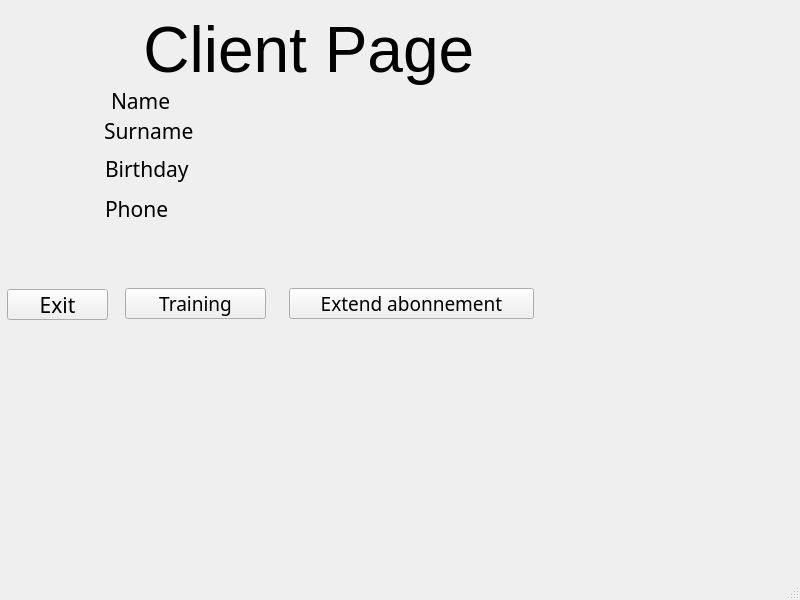
<?xml version="1.0" encoding="UTF-8"?>
<ui version="4.0">
 <class>clientForm</class>
 <widget class="QMainWindow" name="clientForm">
  <property name="geometry">
   <rect>
    <x>0</x>
    <y>0</y>
    <width>800</width>
    <height>600</height>
   </rect>
  </property>
  <property name="windowTitle">
   <string>MainWindow</string>
  </property>
  <widget class="QWidget" name="centralwidget">
   <widget class="QPushButton" name="buyButton">
    <property name="geometry">
     <rect>
      <x>289</x>
      <y>288</y>
      <width>245</width>
      <height>31</height>
     </rect>
    </property>
    <property name="font">
     <font>
      <family>MV Boli</family>
      <pointsize>14</pointsize>
     </font>
    </property>
    <property name="text">
     <string>Extend abonnement</string>
    </property>
   </widget>
   <widget class="QPushButton" name="trainButton">
    <property name="geometry">
     <rect>
      <x>125</x>
      <y>288</y>
      <width>141</width>
      <height>31</height>
     </rect>
    </property>
    <property name="font">
     <font>
      <family>MV Boli</family>
      <pointsize>14</pointsize>
     </font>
    </property>
    <property name="text">
     <string>Training</string>
    </property>
   </widget>
   <widget class="QLabel" name="label">
    <property name="geometry">
     <rect>
      <x>90</x>
      <y>0</y>
      <width>536</width>
      <height>100</height>
     </rect>
    </property>
    <property name="font">
     <font>
      <family>MS Shell Dlg 2</family>
      <pointsize>48</pointsize>
     </font>
    </property>
    <property name="text">
     <string>   Client Page</string>
    </property>
   </widget>
   <widget class="QPushButton" name="clientExitButton">
    <property name="geometry">
     <rect>
      <x>7</x>
      <y>289</y>
      <width>101</width>
      <height>31</height>
     </rect>
    </property>
    <property name="font">
     <font>
      <family>MV Boli</family>
      <pointsize>16</pointsize>
     </font>
    </property>
    <property name="text">
     <string>Exit</string>
    </property>
   </widget>
   <widget class="QLabel" name="label_2">
    <property name="geometry">
     <rect>
      <x>111</x>
      <y>90</y>
      <width>120</width>
      <height>21</height>
     </rect>
    </property>
    <property name="font">
     <font>
      <family>MV Boli</family>
      <pointsize>16</pointsize>
     </font>
    </property>
    <property name="text">
     <string>Name</string>
    </property>
   </widget>
   <widget class="QLabel" name="label_6">
    <property name="geometry">
     <rect>
      <x>104</x>
      <y>120</y>
      <width>127</width>
      <height>21</height>
     </rect>
    </property>
    <property name="font">
     <font>
      <family>MV Boli</family>
      <pointsize>16</pointsize>
     </font>
    </property>
    <property name="text">
     <string>Surname</string>
    </property>
   </widget>
   <widget class="QLabel" name="label_7">
    <property name="geometry">
     <rect>
      <x>105</x>
      <y>150</y>
      <width>126</width>
      <height>38</height>
     </rect>
    </property>
    <property name="font">
     <font>
      <family>MV Boli</family>
      <pointsize>16</pointsize>
     </font>
    </property>
    <property name="text">
     <string>Birthday</string>
    </property>
   </widget>
   <widget class="QLabel" name="label_8">
    <property name="geometry">
     <rect>
      <x>105</x>
      <y>189</y>
      <width>123</width>
      <height>39</height>
     </rect>
    </property>
    <property name="font">
     <font>
      <family>MV Boli</family>
      <pointsize>16</pointsize>
     </font>
    </property>
    <property name="text">
     <string>Phone</string>
    </property>
   </widget>
   <widget class="QLabel" name="photo">
    <property name="geometry">
     <rect>
      <x>10</x>
      <y>90</y>
      <width>121</width>
      <height>121</height>
     </rect>
    </property>
    <property name="text">
     <string/>
    </property>
    <property name="pixmap">
     <pixmap>../../картинки/S69Hj4xCzpU.jpg</pixmap>
    </property>
   </widget>
   <widget class="QLabel" name="name">
    <property name="geometry">
     <rect>
      <x>240</x>
      <y>90</y>
      <width>111</width>
      <height>20</height>
     </rect>
    </property>
    <property name="text">
     <string/>
    </property>
   </widget>
   <widget class="QLabel" name="surname">
    <property name="geometry">
     <rect>
      <x>240</x>
      <y>110</y>
      <width>111</width>
      <height>31</height>
     </rect>
    </property>
    <property name="text">
     <string/>
    </property>
   </widget>
   <widget class="QLabel" name="birthday">
    <property name="geometry">
     <rect>
      <x>240</x>
      <y>150</y>
      <width>101</width>
      <height>21</height>
     </rect>
    </property>
    <property name="text">
     <string/>
    </property>
   </widget>
   <widget class="QLabel" name="phone">
    <property name="geometry">
     <rect>
      <x>244</x>
      <y>190</y>
      <width>199</width>
      <height>31</height>
     </rect>
    </property>
    <property name="text">
     <string/>
    </property>
   </widget>
  </widget>
  <widget class="QMenuBar" name="menubar">
   <property name="geometry">
    <rect>
     <x>0</x>
     <y>0</y>
     <width>800</width>
     <height>26</height>
    </rect>
   </property>
  </widget>
  <widget class="QStatusBar" name="statusbar"/>
 </widget>
 <resources/>
 <connections/>
</ui>
